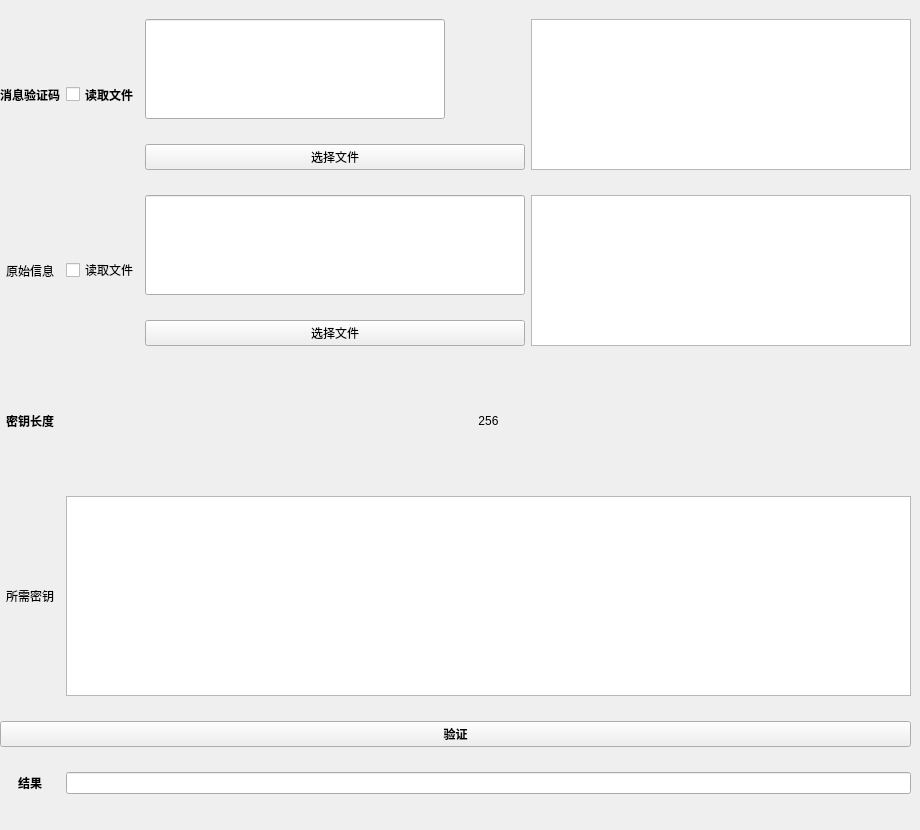
      <widget class="QWidget" name="page_34">
       <widget class="QWidget" name="gridLayoutWidget_20">
        <property name="geometry">
         <rect>
          <x>0</x>
          <y>0</y>
          <width>911</width>
          <height>821</height>
         </rect>
        </property>
        <layout class="QGridLayout" name="gridLayout_20">
         <item row="4" column="2">
          <widget class="QLineEdit" name="lineEdit_25">
           <property name="maximumSize">
            <size>
             <width>16777215</width>
             <height>100</height>
            </size>
           </property>
          </widget>
         </item>
         <item row="7" column="1" colspan="3">
          <widget class="QPlainTextEdit" name="plainTextEdit_33">
           <property name="maximumSize">
            <size>
             <width>16777215</width>
             <height>200</height>
            </size>
           </property>
          </widget>
         </item>
         <item row="6" column="1" colspan="3">
          <widget class="QLabel" name="label_103">
           <property name="maximumSize">
            <size>
             <width>16777215</width>
             <height>100</height>
            </size>
           </property>
           <property name="text">
            <string>256</string>
           </property>
           <property name="alignment">
            <set>Qt::AlignCenter</set>
           </property>
          </widget>
         </item>
         <item row="4" column="1" rowspan="2">
          <widget class="QCheckBox" name="checkBox_25">
           <property name="text">
            <string>读取文件</string>
           </property>
          </widget>
         </item>
         <item row="5" column="2">
          <widget class="QPushButton" name="pushButton_76">
           <property name="text">
            <string>选择文件</string>
           </property>
          </widget>
         </item>
         <item row="9" column="0" colspan="4">
          <widget class="QPushButton" name="pushButton_77">
           <property name="font">
            <font>
             <weight>75</weight>
             <bold>true</bold>
            </font>
           </property>
           <property name="text">
            <string>验证</string>
           </property>
          </widget>
         </item>
         <item row="6" column="0">
          <widget class="QLabel" name="label_104">
           <property name="maximumSize">
            <size>
             <width>300</width>
             <height>16777215</height>
            </size>
           </property>
           <property name="font">
            <font>
             <weight>75</weight>
             <bold>true</bold>
            </font>
           </property>
           <property name="text">
            <string>密钥长度</string>
           </property>
           <property name="alignment">
            <set>Qt::AlignCenter</set>
           </property>
          </widget>
         </item>
         <item row="10" column="0">
          <widget class="QLabel" name="label_105">
           <property name="font">
            <font>
             <weight>75</weight>
             <bold>true</bold>
            </font>
           </property>
           <property name="text">
            <string>结果</string>
           </property>
           <property name="alignment">
            <set>Qt::AlignCenter</set>
           </property>
          </widget>
         </item>
         <item row="10" column="1" colspan="3">
          <widget class="QLineEdit" name="lineEdit_26"/>
         </item>
         <item row="7" column="0">
          <widget class="QLabel" name="label_106">
           <property name="maximumSize">
            <size>
             <width>16777215</width>
             <height>200</height>
            </size>
           </property>
           <property name="text">
            <string>所需密钥</string>
           </property>
           <property name="alignment">
            <set>Qt::AlignCenter</set>
           </property>
          </widget>
         </item>
         <item row="2" column="2">
          <widget class="QPushButton" name="pushButton_78">
           <property name="text">
            <string>选择文件</string>
           </property>
          </widget>
         </item>
         <item row="4" column="0" rowspan="2">
          <widget class="QLabel" name="label_107">
           <property name="text">
            <string>原始信息</string>
           </property>
           <property name="alignment">
            <set>Qt::AlignCenter</set>
           </property>
          </widget>
         </item>
         <item row="1" column="2">
          <widget class="QLineEdit" name="lineEdit_27">
           <property name="maximumSize">
            <size>
             <width>300</width>
             <height>100</height>
            </size>
           </property>
          </widget>
         </item>
         <item row="1" column="3" rowspan="2">
          <widget class="QPlainTextEdit" name="plainTextEdit_34">
           <property name="maximumSize">
            <size>
             <width>16777215</width>
             <height>200</height>
            </size>
           </property>
          </widget>
         </item>
         <item row="4" column="3" rowspan="2">
          <widget class="QPlainTextEdit" name="plainTextEdit_14"/>
         </item>
         <item row="1" column="1" rowspan="2">
          <widget class="QCheckBox" name="checkBox_26">
           <property name="maximumSize">
            <size>
             <width>16777215</width>
             <height>200</height>
            </size>
           </property>
           <property name="font">
            <font>
             <weight>75</weight>
             <bold>true</bold>
            </font>
           </property>
           <property name="text">
            <string>读取文件</string>
           </property>
          </widget>
         </item>
         <item row="1" column="0" rowspan="2">
          <widget class="QLabel" name="label_108">
           <property name="maximumSize">
            <size>
             <width>16777215</width>
             <height>200</height>
            </size>
           </property>
           <property name="font">
            <font>
             <weight>75</weight>
             <bold>true</bold>
            </font>
           </property>
           <property name="text">
            <string>消息验证码</string>
           </property>
           <property name="alignment">
            <set>Qt::AlignCenter</set>
           </property>
          </widget>
         </item>
        </layout>
       </widget>
      </widget>
